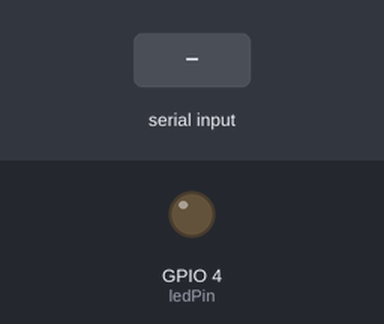
This sketch was run on a simulated ESP32. Shown: output pins drawn as LEDs (lit = HIGH). The inputs (shaded band) are chosen by the test bench. Nothing arrives over Bluetooth unless stated; what the sketch prints to the serial monitor is not drawn.

Above: at 1.2 s.
1.3 s: "1" received over the second serial link
At 2.5 s:
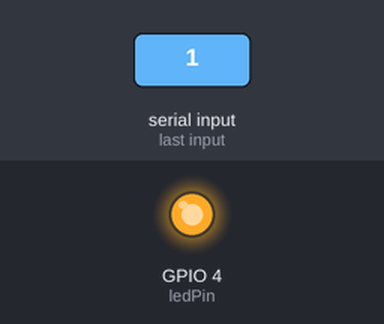
2.8 s: "0" received over the second serial link
At 3.8 s:
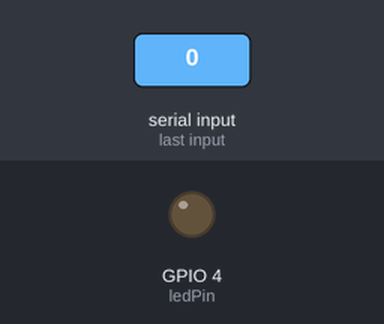
Timing chart, 0 to 5.8 s (numbered marks = the images above; inputs shaded):
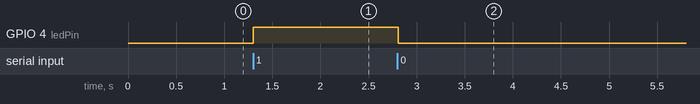

The sketch:

exemplo_esp_led.ino
```cpp
#include "BluetoothSerial.h"

BluetoothSerial SerialBT;

const int ledPin = 4; // Pino do LED

void setup() {
  Serial.begin(115200);
  SerialBT.begin("ESP32Bluetooth"); // Inicializa o Bluetooth com o nome "ESP32Bluetooth"
  Serial.println("O dispositivo foi iniciado!");

  pinMode(ledPin, OUTPUT); // Configura o pino do LED como saída
}

void loop() {
  if (SerialBT.available()) { // Verifica se há dados disponíveis via Bluetooth
    char command = SerialBT.read(); // Lê o comando enviado via Bluetooth

    // Verifica o comando recebido e controla o LED
    if (command == '1') {
      digitalWrite(ledPin, HIGH); // Liga o LED
      SerialBT.println("LED ligado");
    } else if (command == '0') {
      digitalWrite(ledPin, LOW); // Desliga o LED
      SerialBT.println("LED desligado");
    }
  }

  delay(50); // Pequeno atraso para estabilidade
}
```

Measured:
- after the input at 1.3 s, GPIO 4 (ledPin): LOW → HIGH at once
- after the input at 2.8 s, GPIO 4 (ledPin): HIGH → LOW at once
